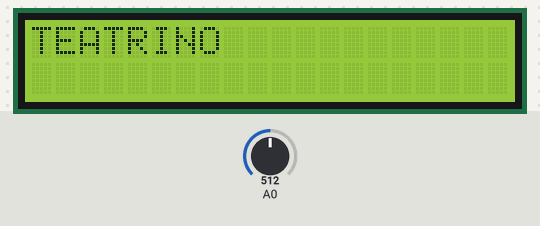
This sketch was run on a simulated Arduino Uno, built with avr-gcc and run on an emulated ATmega328P. Parts: 20×2 character LCD. Inputs (shaded band) come from the test bench; at power-on: A0 = 512.

Above: at 0.1 s.
At 1.4 s:
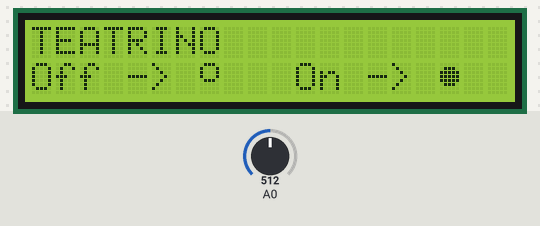

The sketch:

teatrino-controller.ino
```cpp
/*
   Gruppo "cena mensile del martedi' all'ostello" presenta:
   CONTROLLER automazione per teatrino marionette/burattini
   scheda: Arduino Uno/Duemilanove/simili (20 porte in-out)
    oppure con attiny84 (11 porte in-out)
*/

/*  I/O
    interruttore ON-OFF -> chiude l'alimentazione
    display 2-4 linee per 20 caratteri -> 6 DO
    potenziometro per modifica valori RGB -> 1 AI
    pulsanti per selezione/conferma valori -> 2 DI
    i2c -> 2 DO
*/

/* Comunicazione con master via i2c, 1 byte alla volta

  BOOL statoFinaleTenda
  BOOL statoLuciFronte
  BOOL avanza fondale
  BOOL sparabolle

  BYTE coloreLuciScena[3]
  BYTE coloreLuciFondale[3]
  BYTE xocchio
  BYTE yocchio
*/

#define confermaPin 1 // pin del pulsante conferma
#define tornaPin 2 // pin del pulsante torna/annulla

// TESTO
const char testoIntro[] = "TEATRINO";

// -- Sipario
bool statoFinaleTenda = HIGH; // corrisponde a tenda chiusa

// -- Luci fronte
bool statoLuciFronte = LOW; // luci spente

// -- Luci di scena
byte coloreLuciScena[3] = {0, 0, 0}; // valori RGB per luci spente

// -- Fondale
byte coloreLuciFondale[3] = {0, 0, 0}; // valori RGB per luci spente
bool avanzaServoFondale = LOW;

// -- Occhio di bue
byte posizioneOcchio[2] = {128, 128}; // valori a mezza scala per posizione centrale (dipende dal servo)

// -- Sparabolle
bool statoBolle = LOW;

// -- Comunicazione con interfaccia
#define i2cSDA A4 // dati
#define i2cSDC A5 // clock

// LIBRERIE
#include <Wire.h>

#include <LiquidCrystal.h>

LiquidCrystal lcd(12, 11, 5, 4, 3, 2); // inizializza oggetto LCD con i pin di controllo

byte on[8] = { // rappresentazione bitmap simbolo "on" (5 colonne, 7 righe)
  0b00000,
  0b01110,
  0b11111,
  0b11111,
  0b11111,
  0b01110,
  0b00000,
  0b00000
};

byte off[8] = { // rappresentazione bitmap simbolo "off"
  0b01110,
  0b10001,
  0b10001,
  0b10001,
  0b01110,
  0b00000,
  0b00000
};


void setup() {
  pinMode(confermaPin, INPUT_PULLUP); // pulsante per confermare le scelte
  pinMode(tornaPin, INPUT_PULLUP); // pulsante per tornare indietro

  lcd.begin(20, 2); // definisce il numero di colonne e righe dell'LCD
  lcd.createChar(1, on); // aggiunge il simbolo custom "on"
  lcd.createChar(2, off); // aggiunge il simbolo custom "off"

  initLCD();

}

void loop() {
  menu();
  int valorePot = analogRead(A0); // legge il valore del potenziometro (0-1023)

}

void initLCD() {
  lcd.clear(); // cancella lcd
  lcd.setCursor(0, 0); // prima colonna, prima riga
  lcd.print(testoIntro);
  delay(1000); // aspetta per un secondo
  lcd.setCursor(0, 1); // prima colonna, seconda riga
  lcd.print("Off -> ");
  lcd.write(2); // aggiunge simbolo "off"
  delay(300); // aspetta per 0,3s
  lcd.print("   On -> ");
  lcd.write(1); // aggiunge simbolo "on"
  delay(2000); // aspetta 2 secondi
}

void menu() {
  int sceltaMenu = map(analogRead(A0), 0, 1025, 0, 6); // legge il valore del potenziometro (0-1023) e lo trasforma in 0-6
  switch (sceltaMenu) {
    case 0:

      break;

    // ........

    case 6:

      break;
  }
}
```
